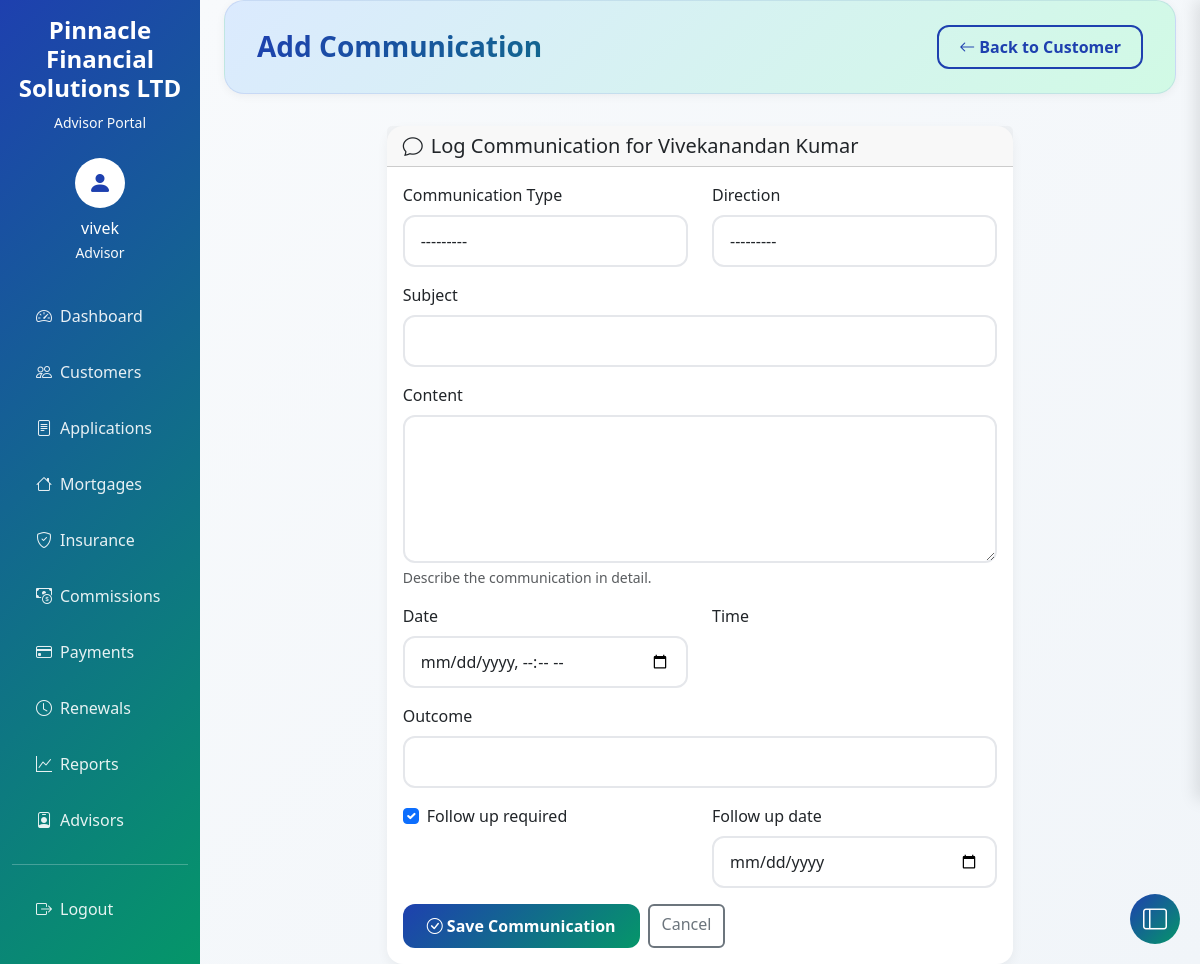
The page /customers/1/communication/add/ (signed in) on the database its author committed.
### crm/models.py (models this page shows, shortened)
class Advisor(AbstractUser):
    date_of_birth = models.DateField(null=True, blank=True)
    phone = models.CharField(max_length=20, blank=True)
    license_number = models.CharField(max_length=50, unique=True, null=True, blank=True)
    specialization = models.CharField(
        max_length=100,
        blank=True,
        help_text='e.g., Mortgages, Life Insurance, Property Insurance'
    )
    hire_date = models.DateField(default=timezone.now)
    active = models.BooleanField(default=True)
    created_at = models.DateTimeField(auto_now_add=True)
    updated_at = models.DateTimeField(auto_now=True)
    is_manager = models.BooleanField(default=False)
    notes = models.TextField(blank=True, null=True)
    email = models.EmailField(unique=True, blank=False)
    first_name = models.CharField(max_length=50, blank=False)
    last_name = models.CharField(max_length=50, blank=False)
    class Meta:
        indexes = [
            models.Index(fields=['email'], name='idx_advisor_email'),
            models.Index(fields=['license_number'], name='idx_advisor_license'),
            models.Index(fields=['active'], name='idx_advisor_active'),
        ]
        db_table = 'advisor'

class Customer(models.Model):
    EMPLOYMENT_CHOICES = [
        ('Employed', 'Employed'),
        ('Self-Employed', 'Self-Employed'),
        ('Unemployed', 'Unemployed'),
        ('Retired', 'Retired'),
        ('Student', 'Student'),
    ]
    MARITAL_CHOICES = [
        ('Single', 'Single'),
        ('Married', 'Married'),
        ('Divorced', 'Divorced'),
        ('Widowed', 'Widowed'),
    ]
    customer_id = models.AutoField(primary_key=True)
    first_name = models.CharField(max_length=50)
    last_name = models.CharField(max_length=50)
    email = models.EmailField()
    alternate_email = models.EmailField(blank=True)
    phone = models.CharField(max_length=20, blank=True)
    mobile = models.CharField(max_length=20, blank=True)
    address = models.TextField(blank=True)
    city = models.CharField(max_length=50, blank=True)
    state = models.CharField(max_length=50, blank=True)
    postal_code = models.CharField(max_length=10, blank=True)
    country = models.CharField(max_length=50, blank=True)
    date_of_birth = models.DateField(null=True, blank=True)
    employment_status = models.CharField(max_length=20, choices=EMPLOYMENT_CHOICES, default='Employed')
    employer = models.CharField(max_length=100, blank=True)
    job_title = models.CharField(max_length=100, blank=True)
    annual_income = models.DecimalField(max_digits=12, decimal_places=2, null=True, blank=True)
    marital_status = models.CharField(max_length=20, choices=MARITAL_CHOICES, blank=True)
    dependents = models.IntegerField(default=0)
    advisor = models.ForeignKey(settings.AUTH_USER_MODEL, on_delete=models.CASCADE)
    lead_source = models.CharField(max_length=50, blank=True, help_text="e.g., Referral, Website, Advertisement")
    notes = models.TextField(blank=True)
    created_at = models.DateTimeField(auto_now_add=True)
    updated_at = models.DateTimeField(auto_now=True)
    class Meta:
        db_table = 'customer'
        indexes = [
            models.Index(fields=['email']),
            models.Index(fields=['advisor']),
            models.Index(fields=['last_name', 'first_name']),
        ]

### crm/views.py (the view)
# urls.py: path('customers/<int:customer_id>/communication/add/', views.communication_create, name='communication_create'),
@login_required
def communication_create(request, customer_id):
    customer = get_object_or_404(Customer, pk=customer_id)
    if request.method == 'POST':
        form = CommunicationForm(request.POST)
        if form.is_valid():  # Fixed: changed form.valid() to form.is_valid()
            communication = form.save(commit=False)
            communication.customer = customer
            communication.advisor = request.user
            communication.save()
            messages.success(request, 'Communication logged successfully!')
            return redirect('customer_detail', pk=customer.pk)
    else:
        form = CommunicationForm()
    context = {
        'form': form,
        'customer': customer,
    }
    return render(request, 'crm/communication_form.html', context)

### templates/crm/communication_form.html (shortened to what this page needs)
{% extends 'crm/base.html' %}
{% block page_title %}Add Communication{% endblock %}
{% block page_actions %}
<a href="{% url 'customer_detail' customer.pk %}" class="btn btn-outline-primary">
    <i class="bi bi-arrow-left"></i> Back to Customer
</a>
{% endblock %}
{% block content %}
<div class="row justify-content-center">
    <div class="col-md-8">
        <div class="card">
            <div class="card-header">
                <h5 class="card-title mb-0">
                    <i class="bi bi-chat me-2"></i>Log Communication for {{ customer.first_name }} {{ customer.last_name }}
                </h5>
            </div>
            <div class="card-body">
                <form method="post">
                    <div class="row">
                        <div class="col-md-6">
                            <div class="mb-3">
                                <label for="{{ form.communication_type.id_for_label }}" class="form-label">Communication Type</label>
                                {{ form.communication_type }}
                            </div>
                        </div>
                        <div class="col-md-6">
                            <div class="mb-3">
                                <label for="{{ form.direction.id_for_label }}" class="form-label">Direction</label>
                                {{ form.direction }}
                            </div>
                        </div>
                    </div>
                    <div class="mb-3">
                        <label for="{{ form.subject.id_for_label }}" class="form-label">Subject</label>
                        {{ form.subject }}
                    </div>
                    <div class="mb-3">
                        <label for="{{ form.content.id_for_label }}" class="form-label">Content</label>
                        {{ form.content }}
                        <div class="form-text">Describe the communication in detail.</div>
                    </div>
                    <div class="row">
                        <div class="col-md-6">
                            <div class="mb-3">
                                <label for="{{ form.communication_date.id_for_label }}" class="form-label">Date</label>
                                {{ form.communication_date }}
                            </div>
                        </div>
                        <div class="col-md-6">
                            <div class="mb-3">
                                <label for="{{ form.communication_time.id_for_label }}" class="form-label">Time</label>
                            </div>
                        </div>
                    </div>
                    <div class="mb-3">
                        <label for="{{ form.outcome.id_for_label }}" class="form-label">Outcome</label>
                        {{ form.outcome }}
                    </div>
                    <div class="row">
                        <div class="col-md-6">
                            <div class="mb-3">
                                <div class="form-check">
                                    {{ form.follow_up_required }}
                                    <label class="form-check-label" for="{{ form.follow_up_required.id_for_label }}">
                                        Follow up required
                                    </label>
                                </div>
                            </div>
                        </div>
                        <div class="col-md-6">
                            <div class="mb-3">
                                <label for="{{ form.follow_up_date.id_for_label }}" class="form-label">Follow up date</label>
                                {{ form.follow_up_date }}
                            </div>
                        </div>
                    </div>
                    <div class="d-flex gap-2">
                        <button type="submit" class="btn btn-primary">
                            <i class="bi bi-check-circle"></i> Save Communication
                        </button>
                        <a href="{% url 'customer_detail' customer.pk %}" class="btn btn-outline-secondary">Cancel</a>
                    </div>
                </form>
            </div>
        </div>
    </div>
</div>
{% endblock %}

### templates/crm/base.html (shortened to what this page needs)
<!DOCTYPE html>
<html lang="en">
<head>
    <link href="https://cdn.jsdelivr.net/npm/bootstrap@5.3.2/dist/css/bootstrap.min.css" rel="stylesheet">
    <link rel="stylesheet" href="https://cdn.jsdelivr.net/npm/bootstrap-icons@1.11.2/font/bootstrap-icons.min.css">
</head>
<body>
    <div class="container-fluid">
        <div class="row">
            {% if user.is_authenticated %}
            <nav class="col-md-3 col-lg-2 d-md-block sidebar collapse">
                <div class="position-sticky pt-3">
                    <div class="text-center mb-4">
                        <h4 class="text-white fw-bold">Pinnacle Financial Solutions LTD</h4>
                        <small class="text-light">Advisor Portal</small>
                    </div>
                    {% if user.is_authenticated %}
                    <div class="text-center mb-4">
                        <div class="bg-white rounded-circle d-inline-flex align-items-center justify-content-center"
                            style="width: 50px; height: 50px;">
                            <i class="bi bi-person-fill text-primary fs-4"></i>
                        </div>
                        <p class="text-white mt-2 mb-0">
                            {% if user.first_name or user.last_name %}
                            {{ user.first_name|title }} {{ user.last_name|title }}
                            {% else %}
                            {{ user.username }}
                            {% endif %}
                        </p>
                        <small class="text-light">{{ user.specialization|default:"Advisor" }}</small>
                    </div>
                    {% endif %}
                    <ul class="nav flex-column">
                        <li class="nav-item">
                            <a class="nav-link {% if request.resolver_match.url_name == 'dashboard' %}active{% endif %}"
                                href="{% url 'dashboard' %}">
                                <i class="bi bi-speedometer2 me-2"></i>Dashboard
                            </a>
                        </li>
                        <li class="nav-item">
                            <a class="nav-link {% if 'customer' in request.resolver_match.url_name %}active{% endif %}"
                                href="{% url 'customer_list' %}">
                                <i class="bi bi-people me-2"></i>Customers
                            </a>
                        </li>
                        <li class="nav-item">
                            <a class="nav-link {% if 'application' in request.resolver_match.url_name %}active{% endif %}"
                                href="{% url 'application_list' %}">
                                <i class="bi bi-file-text me-2"></i>Applications
                            </a>
                        </li>
                        <li class="nav-item">
                            <a class="nav-link {% if 'mortgage' in request.resolver_match.url_name %}active{% endif %}"
                                href="{% url 'mortgage_list' %}">
                                <i class="bi bi-house me-2"></i>Mortgages
                            </a>
                        </li>
                        <li class="nav-item">
                            <a class="nav-link {% if 'insurance' in request.resolver_match.url_name %}active{% endif %}"
                                href="{% url 'insurance_list' %}">
                                <i class="bi bi-shield-check me-2"></i>Insurance
                            </a>
                        </li>
                        <li class="nav-item">
                            <a class="nav-link commission-panel-toggle {% if 'commission' in request.resolver_match.url_name %}active{% endif %}"
                               data-panel="commission">
                                <i class="bi bi-cash-coin me-2"></i>Commissions
                            </a>
                        </li>
                        {% if user.is_manager %}
                        <li class="nav-item">
                            <a class="nav-link payment-panel-toggle {% if 'payment' in request.resolver_match.url_name %}active{% endif %}"
                               data-panel="payment">
                                <i class="bi bi-credit-card me-2"></i>Payments
                            </a>
                        </li>
                        {% endif %}
                        <li class="nav-item">
                            <a class="nav-link {% if request.resolver_match.url_name == 'renewal_alerts' %}active{% endif %}"
                                href="{% url 'renewal_alerts' %}">
                                <i class="bi bi-clock me-2"></i>Renewals
                            </a>
                        </li>
                        <li class="nav-item">
                            <a class="nav-link {% if request.resolver_match.url_name == 'reports' %}active{% endif %}"
                                href="{% url 'reports' %}">
                                <i class="bi bi-graph-up me-2"></i>Reports
                            </a>
                        </li>
                        {% if user.is_manager %}
                        <li class="nav-item">
                            <a class="nav-link {% if 'advisor' in request.resolver_match.url_name %}active{% endif %}"
                                href="{% url 'advisor_list' %}">
                                <i class="bi bi-person-badge me-2"></i>Advisors
                            </a>
                        </li>
                        {% endif %}
                        <hr class="text-light">
                        <li class="nav-item">
                            <form method="post" action="{% url 'logout' %}" class="d-inline">
                                <button type="submit" class="nav-link border-0 bg-transparent text-start w-100">
                                    <i class="bi bi-box-arrow-right me-2"></i>Logout
                                </button>
                            </form>
                        </li>
                    </ul>
                </div>
            </nav>
            {% endif %}
            <main
                class="{% if user.is_authenticated %}col-md-9 ms-sm-auto col-lg-10 px-md-4 main-content{% else %}col-12 public-content{% endif %}">
                {% if user.is_authenticated %}
                <div class="page-header-section">
                    <div class="page-header-content">
                        <h1 class="page-title-main">{% block page_title %}Dashboard{% endblock %}</h1>
                        <div class="page-actions">
                            {% block page_actions %}
                                {% load custom_filters %}
                            {% endblock %}
                        </div>
                    </div>
                </div>
                {% endif %}
                {% block content %}{% endblock %}
            </main>
        </div>
    </div>
    <button class="btn btn-primary toggle-panel-btn" id="togglePanelBtn">
        <i class="bi bi-layout-sidebar"></i>
    </button>
</body>
</html>

### rows shown on the page
Advisor: username "vivek", specialization "Advisor"
Customer: first_name "Vivekanandan", last_name "Kumar"
